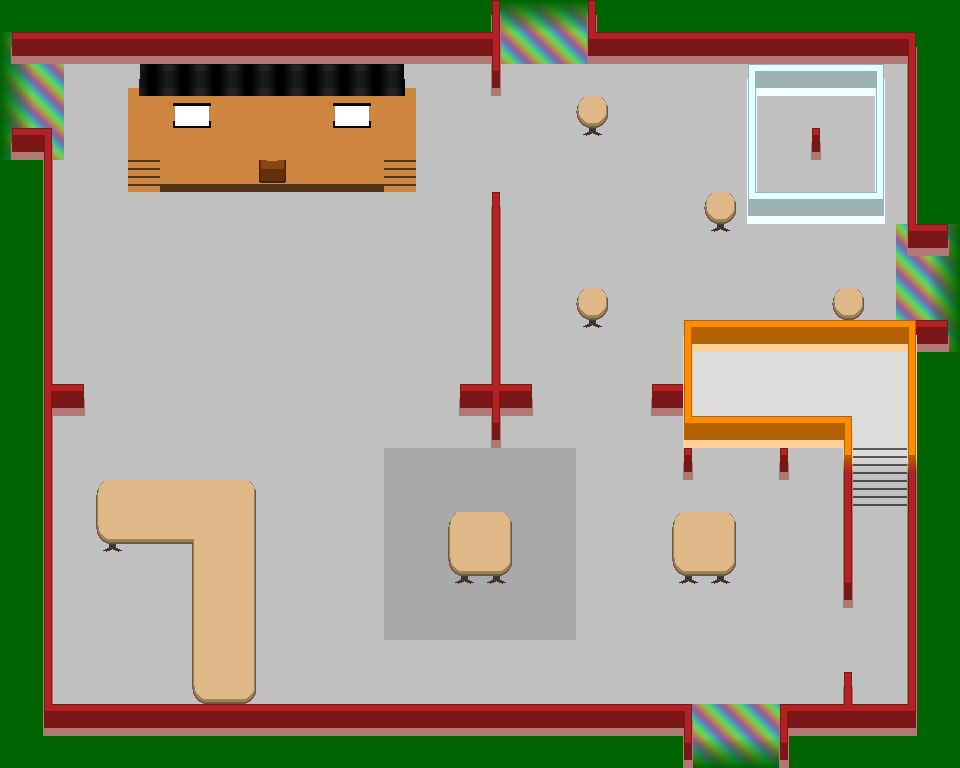

A level layout from a 2D game, rendered from its tile map. Below: a short description, then the map file with tile-grid data replaced by summaries:
An orthogonal 30x24 tile map with 32x32 px tiles, 9 tile layers (layer0, layer1, layer2, layer3, ...).

<map version="1.2" tiledversion="1.3.3" orientation="orthogonal" renderorder="right-down" width="30" height="24" tilewidth="32" tileheight="32" infinite="0" nextlayerid="10" nextobjectid="1">
 <tileset firstgid="1" source="../tilesets/TileTest/TileTest.tsx" />
 <layer id="9" name="layer0" width="30" height="24">
  <data>[720 cells, 653 non-empty, 1 distinct tile ids]</data>
 </layer>
 <layer id="1" name="layer1" width="30" height="24">
  <data>[720 cells, 632 non-empty, 14 distinct tile ids]</data>
 </layer>
 <layer id="2" name="layer2" width="30" height="24">
  <data>[720 cells, 9 non-empty, 3 distinct tile ids]</data>
 </layer>
 <layer id="3" name="layer3" width="30" height="24">
  <data>[720 cells, 36 non-empty, 1 distinct tile ids]</data>
 </layer>
 <layer id="4" name="layer4" width="30" height="24">
  <data>[720 cells, 36 non-empty, 4 distinct tile ids]</data>
 </layer>
 <layer id="5" name="layer5" width="30" height="24">
  <data>[720 cells, 48 non-empty, 16 distinct tile ids]</data>
 </layer>
 <layer id="6" name="layer6" width="30" height="24">
  <data>[720 cells, 152 non-empty, 25 distinct tile ids]</data>
 </layer>
 <layer id="7" name="layer7" width="30" height="24">
  <data>[720 cells, 35 non-empty, 6 distinct tile ids]</data>
 </layer>
 <layer id="8" name="layer8" width="30" height="24">
  <data>[720 cells, 21 non-empty, 6 distinct tile ids]</data>
 </layer>
</map>